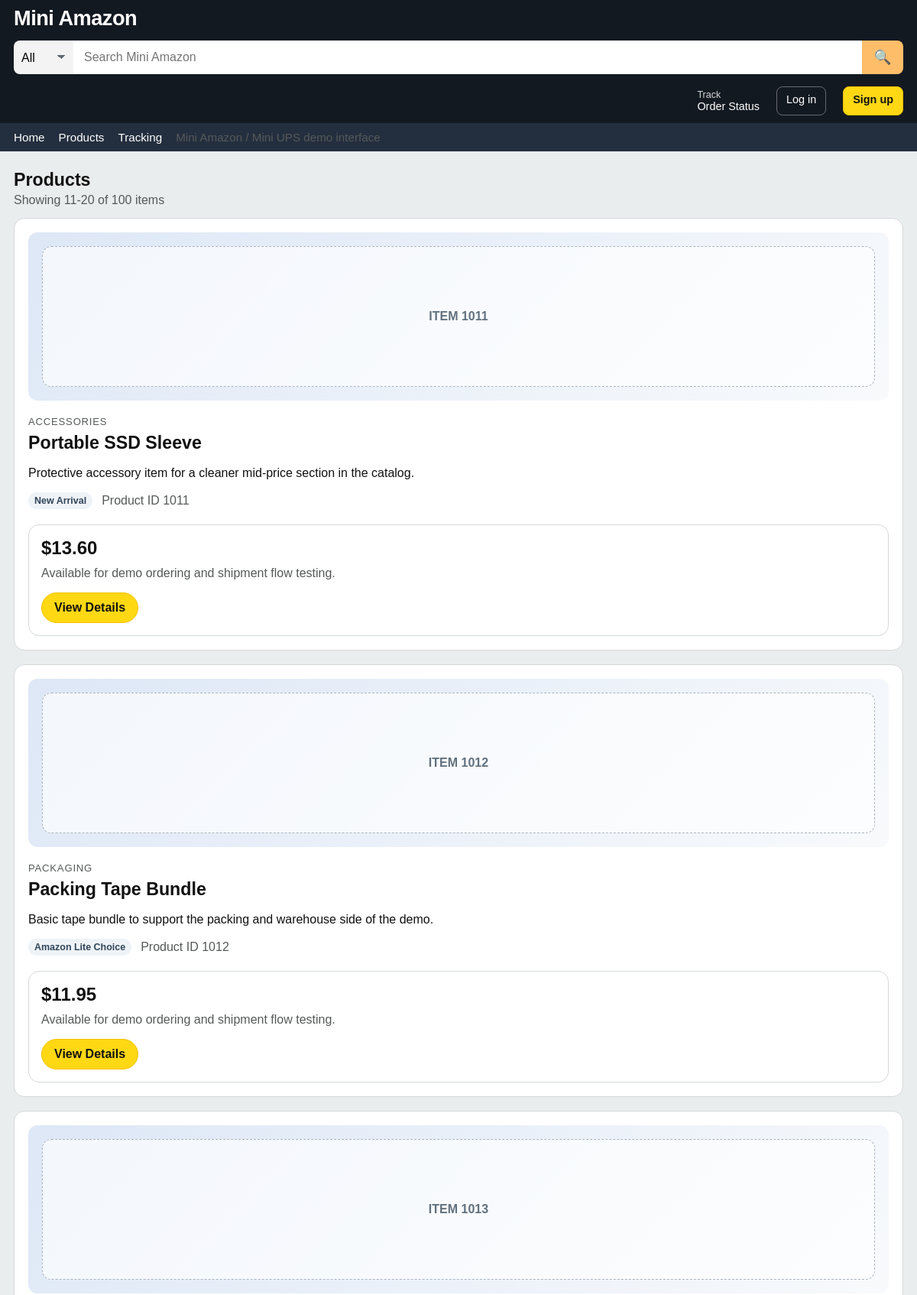
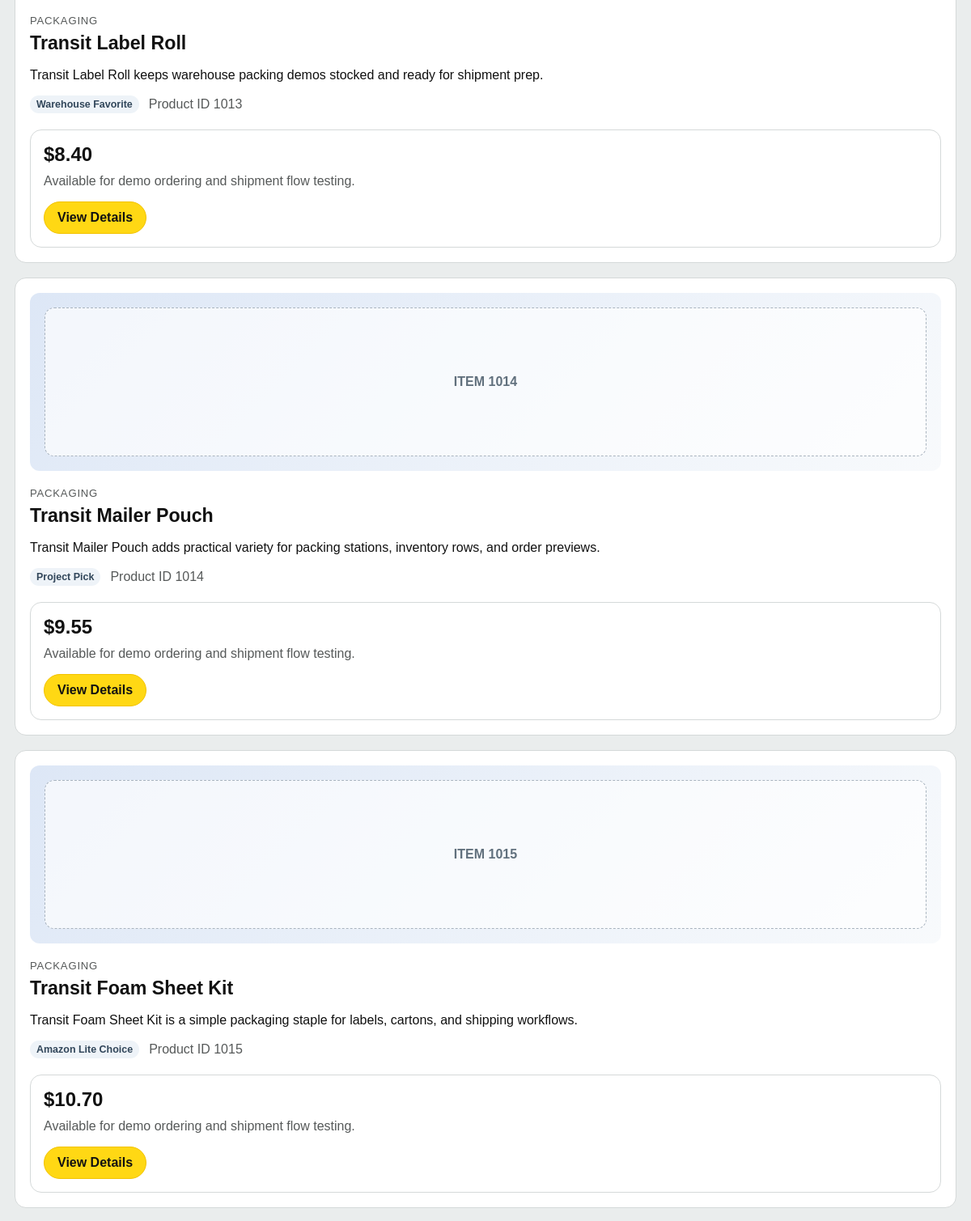
/products/?page=2 (upper part), run on the app's committed database (2 pictures, top to bottom).
### store/models.py (models this page shows, shortened)
class TimestampedModel(models.Model):
    created_at = models.DateTimeField(auto_now_add=True)
    updated_at = models.DateTimeField(auto_now=True)
    class Meta:
        abstract = True

class Product(TimestampedModel):
    product_id = models.BigIntegerField(unique=True, db_index=True)
    name = models.CharField(max_length=255, blank=True)
    description = models.CharField(max_length=255)
    price = models.DecimalField(max_digits=10, decimal_places=2, default=0)
    category = models.CharField(max_length=64, blank=True)
    badge = models.CharField(max_length=64, blank=True)
    image_url = models.URLField(blank=True)
    class Meta:
        ordering = ["product_id"]

### store/views.py (the view, shortened to what this page needs)
# urls.py: path("products/", views.product_list, name="product_list"),
def product_list(request):
    search_query = request.GET.get("q", "").strip()
    filtered_products = get_catalog_products()
    paginator = Paginator(filtered_products, 10)
    page_obj = paginator.get_page(request.GET.get("page"))
    context = {
        "products": page_obj.object_list,
        "page_obj": page_obj,
        "search_query": search_query,
        "total_products": paginator.count,
    }
    return render(request, "store/product_list.html", context)

### store/services/catalog.py (called while the page is built)
def get_catalog_products() -> list[dict]:
    db_products = {
        str(product.product_id): _build_product_view(product)
        for product in Product.objects.all().order_by("product_id")
    }
    merged_products = []
    seen_product_ids = set()
    for seed_product in CATALOG_SEED_PRODUCTS:
        product_id = seed_product["product_id"]
        merged_products.append(db_products.get(product_id, seed_product.copy()))
        seen_product_ids.add(product_id)
    for product_id in sorted(db_products.keys(), key=int):
        if product_id not in seen_product_ids:
            merged_products.append(db_products[product_id])
    return merged_products

def get_catalog_metadata(product_id) -> dict:
    return CATALOG_METADATA_BY_ID.get(str(product_id), {})

def _build_product_view(product: Product) -> dict:
    metadata = get_catalog_metadata(product.product_id)
    return {
        "product_id": str(product.product_id),
        "name": product.name or metadata.get("name", product.description),
        "description": product.description,
        "price": str(product.price or metadata.get("price", "0.00")),
        "badge": product.badge or metadata.get("badge", "Catalog Item"),
        "category": product.category or metadata.get("category", "General"),
        "image_url": product.image_url,
    }

### store/templates/store/product_list.html (shortened to what this page needs)
{% extends "store/base.html" %}
{% block content %}
<section>
    <div class="section-head">
        <div>
            <h2>Products</h2>
            {% if search_query %}
            <div class="muted" style="margin-top: 4px;">
                {{ total_products }} result{{ total_products|pluralize }} for "{{ search_query }}"
            </div>
            {% else %}
            <div class="muted" style="margin-top: 4px;">
                Showing {{ page_obj.start_index }}-{{ page_obj.end_index }} of {{ total_products }} items
            </div>
            {% endif %}
        </div>
    </div>
    <div class="result-list">
        {% for product in products %}
        <article class="result-card">
            <div class="card-media" style="height: 220px; border-radius: 12px;">
                {% if product.image_url %}
                <img class="media-image" src="{{ product.image_url }}" alt="{{ product.name }}">
                {% else %}
                <div class="media-box">ITEM {{ product.product_id }}</div>
                {% endif %}
            </div>
            <div>
                <div class="eyebrow">{{ product.category }}</div>
                <h3>{{ product.name }}</h3>
                <p>{{ product.description }}</p>
                <div class="meta-row" style="justify-content: flex-start; gap: 12px;">
                    <span class="badge">{{ product.badge }}</span>
                    <span class="muted">Product ID {{ product.product_id }}</span>
                </div>
            </div>
            <div class="panel" style="padding: 16px;">
                <div class="price">${{ product.price }}</div>
                <p class="muted" style="margin: 10px 0 0;">Available for demo ordering and shipment flow testing.</p>
                <div style="margin-top: 16px;">
                    <a class="btn btn-primary" href="{% url 'product_detail' product.product_id %}">View Details</a>
                </div>
            </div>
        </article>
        {% empty %}
        <article class="panel">
            <h3 style="margin-top: 0;">No products found</h3>
            <p class="muted" style="margin-bottom: 0;">Try a different search term.</p>
        </article>
        {% endfor %}
    </div>
    </section>
{% endblock %}

### store/templates/store/base.html (style rules this page uses)
:root { --nav-main: #131921; --nav-sub: #232f3e; --page-bg: #eaeded; --card-bg: #ffffff; --text-main: #111111; --text-muted: #565959; --link: #2162a1; --accent: #ffd814; --accent-strong: #f7ca00; --border: #d5d9d9; }
* { box-sizing: border-box; }
body { margin: 0; font-family: Arial, sans-serif; color: var(--text-main); background: var(--page-bg); }
a { color: inherit; text-decoration: none; }
.btn { display: inline-flex; align-items: center; justify-content: center; min-height: 40px; padding: 0 16px; border-radius: 999px; border: 1px solid #c7c7c7; background: #ffffff; cursor: pointer; font-weight: 600; }
.btn-primary { background: var(--accent); border-color: #f2c200; }
.section-head { display: flex; justify-content: space-between; align-items: baseline; margin-bottom: 14px; }
.section-head h2 { margin: 0; font-size: 1.45rem; }
.card-media { height: 190px; background: linear-gradient(135deg, #dde7f6 0%, #f8fafc 100%); display: flex; align-items: center; justify-content: center; padding: 18px; }
.media-box { width: 100%; height: 100%; border-radius: 12px; border: 1px dashed #a9b4bf; display: flex; align-items: center; justify-content: center; color: #61707d; font-weight: 700; background: rgba(255, 255, 255, 0.65); }
.eyebrow { color: var(--text-muted); font-size: 0.82rem; text-transform: uppercase; letter-spacing: 0.06em; margin-bottom: 6px; }
.price-row, .meta-row { display: flex; justify-content: space-between; align-items: center; gap: 8px; }
.price { font-size: 1.5rem; font-weight: 700; }
.badge { display: inline-flex; align-items: center; padding: 4px 8px; border-radius: 999px; background: #eef3f8; color: #31465a; font-size: 0.78rem; font-weight: 700; }
.panel { background: #ffffff; border: 1px solid var(--border); border-radius: 14px; padding: 18px; }
.result-list { display: grid; gap: 18px; }
.result-card { display: grid; grid-template-columns: 240px 1fr 220px; gap: 20px; background: #ffffff; border: 1px solid var(--border); border-radius: 14px; padding: 18px; }
.result-card h3 { margin: 0 0 10px; font-size: 1.45rem; line-height: 1.25; }
.muted { color: var(--text-muted); }
@media (max-width: 1200px) { .topbar-inner, .product-layout, .result-card, .detail-grid, .hero { grid-template-columns: 1fr; } }

### data on the page
Product: product_id "1011", category "ACCESSORIES", name "Portable SSD Sleeve", description "Protective accessory item for a cleaner mid-price section in the catalog.", badge "New Arrival", price "13.60"
Product: product_id "1012", category "PACKAGING", name "Packing Tape Bundle", description "Basic tape bundle to support the packing and warehouse side of the demo.", badge "Amazon Lite Choice", price "11.95"
Product: product_id "1013", category "PACKAGING", name "Transit Label Roll", description "Transit Label Roll keeps warehouse packing demos stocked and ready for shipment prep.", badge "Warehouse Favorite", price "8.40"
Product: product_id "1014", category "PACKAGING", name "Transit Mailer Pouch", description "Transit Mailer Pouch adds practical variety for packing stations, inventory rows, and order previews.", badge "Project Pick", price "9.55"
Product: product_id "1015", category "PACKAGING", name "Transit Foam Sheet Kit", description "Transit Foam Sheet Kit is a simple packaging staple for labels, cartons, and shipping workflows.", badge "Amazon Lite Choice", price "10.70"

### other printed values
{{ page_obj.start_index }} "11"
{{ page_obj.end_index }} "20"
{{ total_products }} "100"
